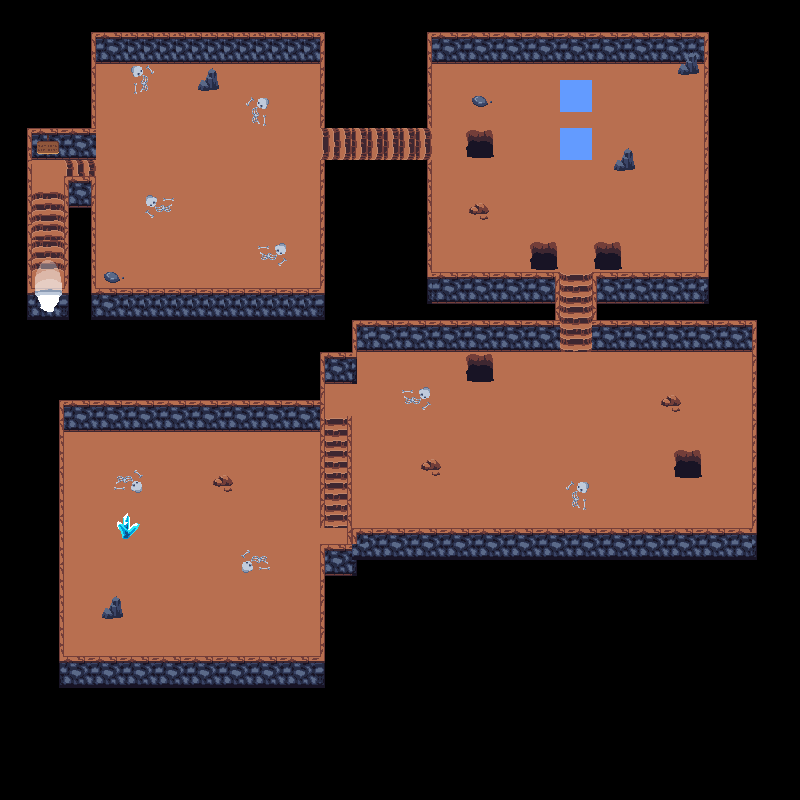

Tiled map render using the project's own tile images. Description and the map definition, with tile-layer contents summarised, below:
An orthogonal 50x50 tile map with 16x16 px tiles, 4 tile layers (floor, stands, walls, elements), 2 tilesets and 61 objects (46x collision, 2x deathzone, exit_dungeon, spawn_dungeon, spawn_dungeon_back, ...).

<map version="1.10" tiledversion="1.11.2" orientation="orthogonal" renderorder="right-down" width="50" height="50" tilewidth="16" tileheight="16" infinite="0" nextlayerid="7" nextobjectid="68">
 <tileset firstgid="1" source="Dungeon.tsx" />
 <tileset firstgid="257" source="Nature.tsx" />
 <layer id="1" name="floor" width="50" height="50">
  <data>[2500 cells, 1129 non-empty, 16 distinct tile ids]</data>
 </layer>
 <layer id="3" name="stands" width="50" height="50">
  <data>[2500 cells, 46 non-empty, 8 distinct tile ids]</data>
 </layer>
 <layer id="4" name="walls" width="50" height="50">
  <data>[2500 cells, 469 non-empty, 33 distinct tile ids]</data>
 </layer>
 <layer id="5" name="elements" width="50" height="50">
  <data>[2500 cells, 108 non-empty, 36 distinct tile ids]</data>
 </layer>
 <objectgroup id="2" name="objects">
  <object id="1" type="collision" x="91.954" y="33.8778" width="231.337" height="39.6854" />
  <object id="3" type="collision" x="90.9861" y="286.509" width="233.273" height="34.8457" />
  <object id="4" type="collision" x="321.355" y="159.71" width="4.83969" height="124.864" />
  <object id="5" type="collision" x="320.387" y="70.6594" width="3.87175" height="53.2365" />
  <object id="6" type="collision" x="426.86" y="31.9419" width="3.87175" height="94.8578" />
  <object id="7" type="collision" x="425.892" y="161.645" width="5.80762" height="115.185" />
  <object id="8" type="collision" x="427.828" y="271.022" width="132.607" height="31.9419" />
  <object id="9" type="collision" x="592.377" y="271.99" width="116.152" height="31.9419" />
  <object id="10" type="collision" x="703.69" y="32.9099" width="4.83969" height="242.952" />
  <object id="11" type="collision" x="426.86" y="31.9419" width="278.766" height="41.6213" />
  <object id="12" type="collision" x="677.556" y="60.0121" width="27.1022" height="24.1984" />
  <object id="13" type="collision" x="468.482" y="90.9861" width="24.1984" height="21.2946" />
  <object id="14" type="collision" x="464.61" y="124.864" width="30.974" height="33.8778" />
  <object id="15" type="collision" x="467.514" y="200.363" width="21.2946" height="25.1664" />
  <object id="16" type="collision" x="526.558" y="238.113" width="32.9099" height="32.9099" />
  <object id="17" type="collision" x="590.442" y="239.08" width="31.9419" height="33.8778" />
  <object id="18" type="collision" x="610.768" y="146.158" width="26.1343" height="28.0702" />
  <object id="20" type="collision" x="196.491" y="70.6594" width="26.1343" height="27.1022" />
  <object id="21" type="collision" x="464.61" y="349.425" width="30.006" height="35.8137" />
  <object id="22" type="collision" x="670.78" y="448.155" width="32.9099" height="31.9419" />
  <object id="23" type="collision" x="658.197" y="390.079" width="24.1984" height="22.2626" />
  <object id="24" type="collision" x="417.181" y="456.866" width="32.9099" height="23.2305" />
  <object id="25" type="collision" x="211.01" y="469.449" width="28.0702" height="25.1664" />
  <object id="26" type="collision" x="98.7296" y="266.183" width="27.1022" height="19.3587" />
  <object id="27" type="collision" x="100.665" y="590.442" width="27.1022" height="36.7816" />
  <object id="28" type="collision" x="353.297" y="318.451" width="207.139" height="40.6534" />
  <object id="29" type="collision" x="591.41" y="319.419" width="163.581" height="35.8137" />
  <object id="30" type="collision" x="750.151" y="356.201" width="5.80762" height="171.325" />
  <object id="31" type="collision" x="347.489" y="527.526" width="409.437" height="31.9419" />
  <object id="32" type="collision" x="321.355" y="544.949" width="34.8457" height="30.006" />
  <object id="33" type="collision" x="347.489" y="415.245" width="4.83969" height="113.249" />
  <object id="34" type="collision" x="320.387" y="353.297" width="3.87175" height="173.261" />
  <object id="35" type="collision" x="322.323" y="352.329" width="34.8457" height="34.8457" />
  <object id="37" type="collision" x="59.0442" y="399.758" width="261.343" height="42.5892" />
  <object id="38" type="collision" x="56.1404" y="440.411" width="8.71143" height="247.792" />
  <object id="39" type="collision" x="64.8518" y="654.325" width="260.375" height="34.8457" />
  <object id="40" type="collision" x="319.419" y="574.955" width="6.77556" height="77.435" />
  <object id="41" name="exit_dungeon" x="117.12" y="517.846" width="16.4549" height="24.1984" />
  <object id="42" name="spawn_dungeon" x="159.71" y="493.648">
   <point />
  </object>
  <object id="43" type="collision" x="321.355" y="123.896" width="110.345" height="2.90381" />
  <object id="44" type="collision" x="318.451" y="159.71" width="111.313" height="4.83969" />
  <object id="47" name="spawn_dungeon_back" x="37.2495" y="204.774">
   <point />
  </object>
  <object id="49" name="backto_world" x="36.7816" y="285.541" width="20.3267" height="31.9419" />
  <object id="50" type="collision" x="91.954" y="178.1" width="3.87175" height="104.537" />
  <object id="51" type="collision" x="64.8518" y="186.812" width="30.006" height="20.3267" />
  <object id="52" type="collision" x="62.9159" y="207.139" width="4.83969" height="113.249" />
  <object id="53" type="collision" x="27.1022" y="125.832" width="4.83969" height="189.716" />
  <object id="54" type="collision" x="27.1022" y="125.832" width="70.6594" height="31.9419" />
  <object id="55" type="collision" x="90.9861" y="73.5632" width="3.87175" height="54.2045" />
  <object id="56" type="collision" x="27.1022" y="317.483" width="39.6854" height="18.3908" />
  <object id="65" name="sign1" type="sign" x="31.5" y="141.5" width="33" height="26">
   <properties>
    <property name="dialog" value="Bien joué, bogoss+Ca casse la casbah+Aller sors de là" />
   </properties>
  </object>
  <object id="66" type="deathzone" x="558.909" y="80.4091" width="32.1818" height="32.1818" />
  <object id="67" type="deathzone" x="559.909" y="128.409" width="32.1818" height="32.1818" />
 </objectgroup>
 <objectgroup id="6" name="NPCPaths">
  <object id="57" name="boss_path1" x="192" y="176.5" width="16" height="15.5" />
  <object id="58" name="boss_path2" x="256" y="176.25" width="16" height="15.5" />
  <object id="59" name="boss_path3" x="256" y="239.25" width="16" height="15.5" />
  <object id="60" name="boss_path4" x="128" y="239.75" width="16" height="15.5" />
  <object id="61" name="boss_path5" x="127.5" y="95.75" width="16" height="15.5" />
  <object id="62" name="boss_path6" x="239.5" y="96.25" width="16" height="15.5" />
  <object id="63" name="boss_path7" x="240" y="128.75" width="16" height="15.5" />
  <object id="64" name="boss_path8" x="191.5" y="128.75" width="16" height="15.5" />
 </objectgroup>
</map>
